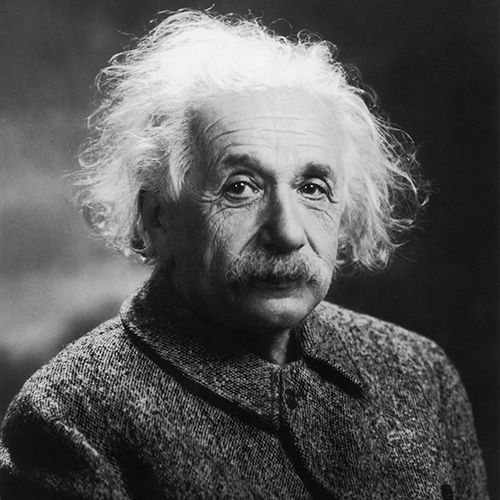
#> input picture images/einstein.jpg, 500 x 500 px, found by its file name
$ python 07.py
#> lines starting #> are read from the running program, lines starting #| are printed output that depends on the picture; after the words box and inside, x2 and y2 are one past the last pixel; in counts of white or black regions, pixels touching at a corner belong together
import cv2

img=cv2.imread('.\\images\\einstein.jpg')
#> img is the input picture: shape (500, 500, 3); min 0, max 255, mean 87.3
cv2.putText(img,"Sir Albert Einstein",(0,450),cv2.FONT_HERSHEY_SIMPLEX,1,(0,255,250),3)
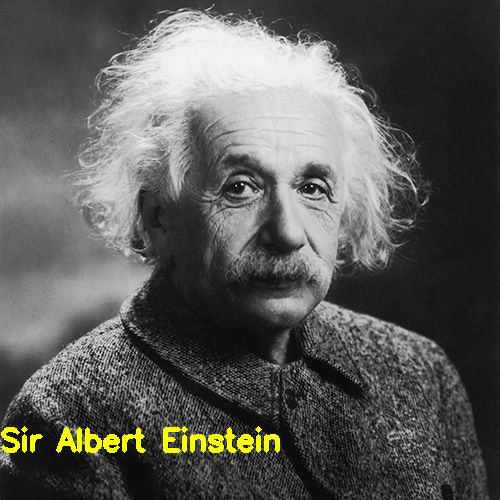
#> img: shape (500, 500, 3); 1.26% of pixels changed, all inside (x1, y1, x2, y2) = (1, 426, 280, 453)
cv2.imshow("image",img)
cv2.waitKey()
cv2.destroyAllWindows()

$ run again, with images/nature.jpg copied over images/einstein.jpg
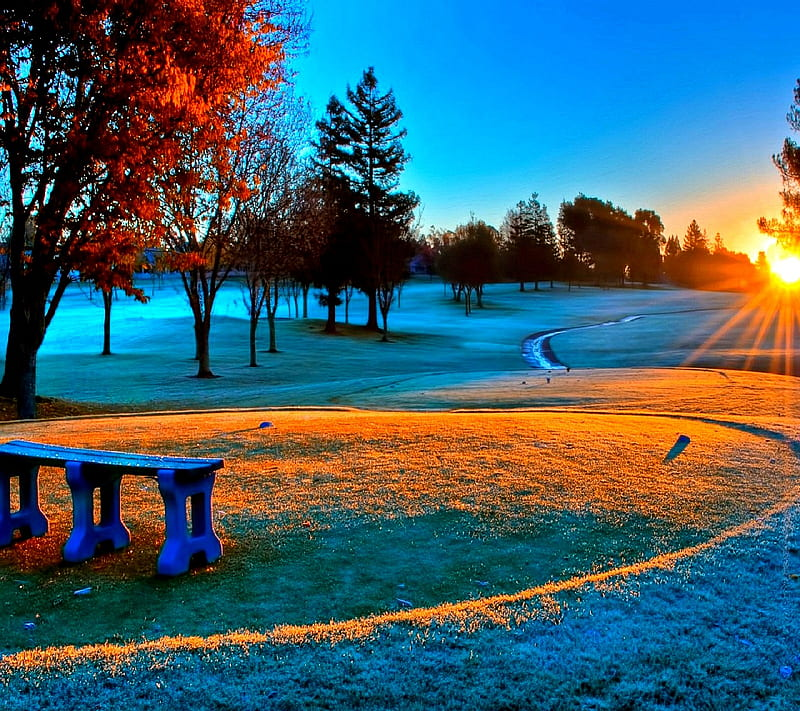
#> input picture images/nature.jpg, 800 x 711 px, found by its file name
#> img is the input picture: shape (711, 800, 3); mean B, G, R 107.7, 96.7, 64.9
#> `cv2.putText(img,"Sir Albert Einstein",(0,450),cv2.FONT_HERSHEY_SIMPLEX..`:
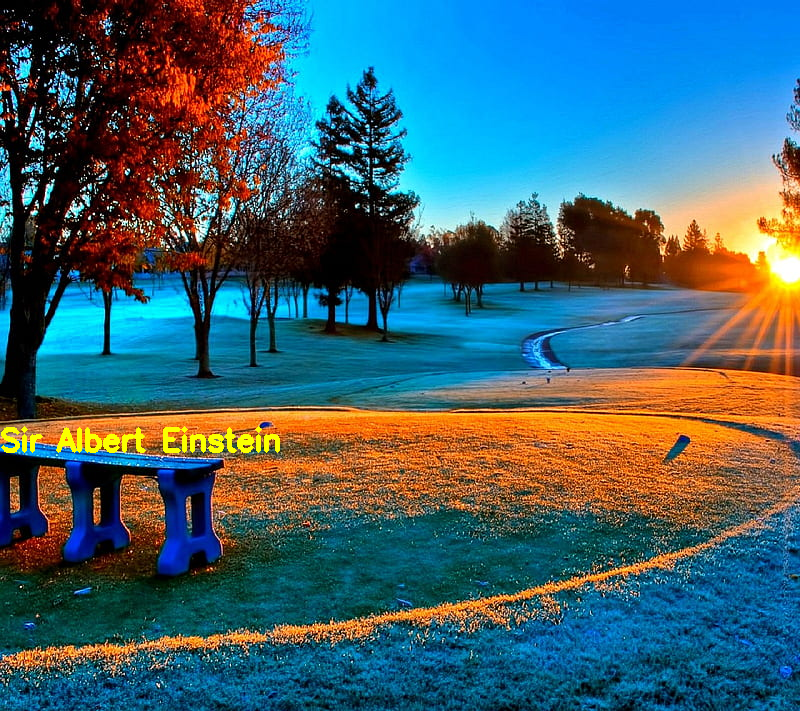
#> img: shape (711, 800, 3); 0.55% of pixels changed, all inside (x1, y1, x2, y2) = (1, 426, 280, 453)
